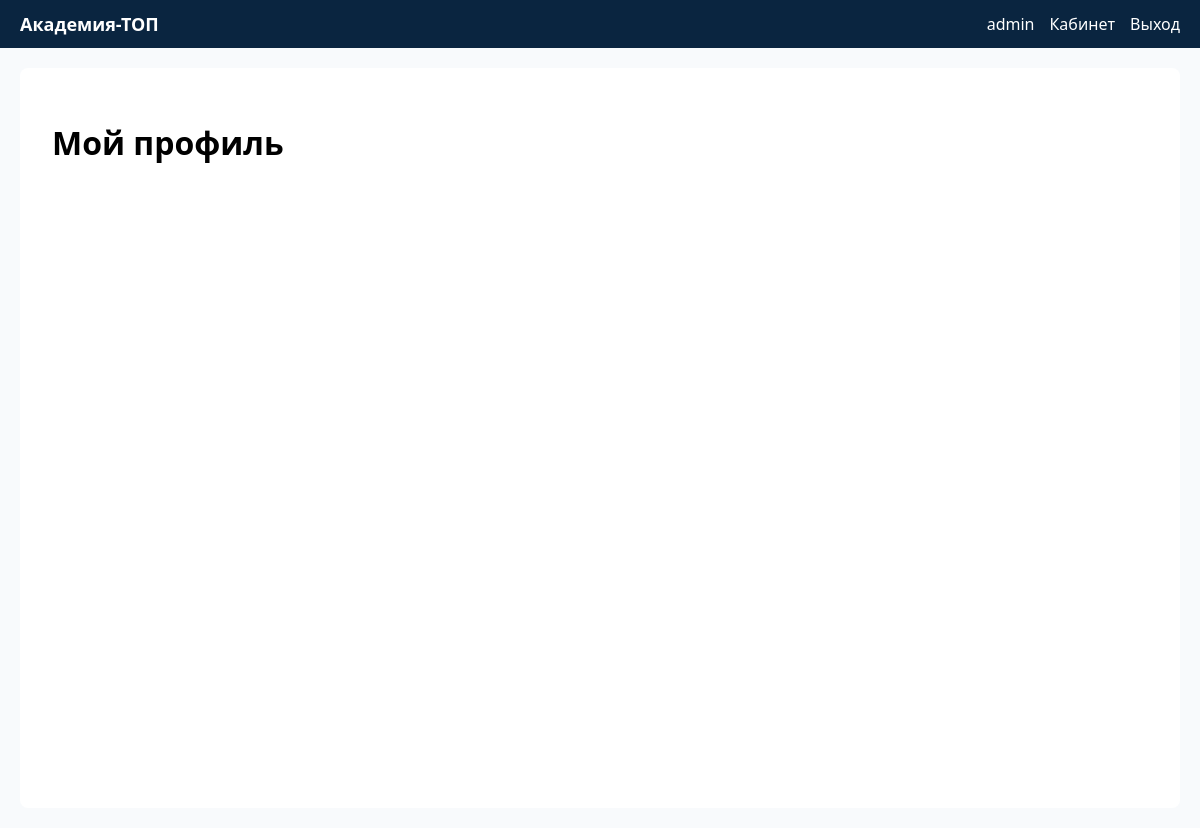
Page /dashboard/ (signed in) on the earlier database version.
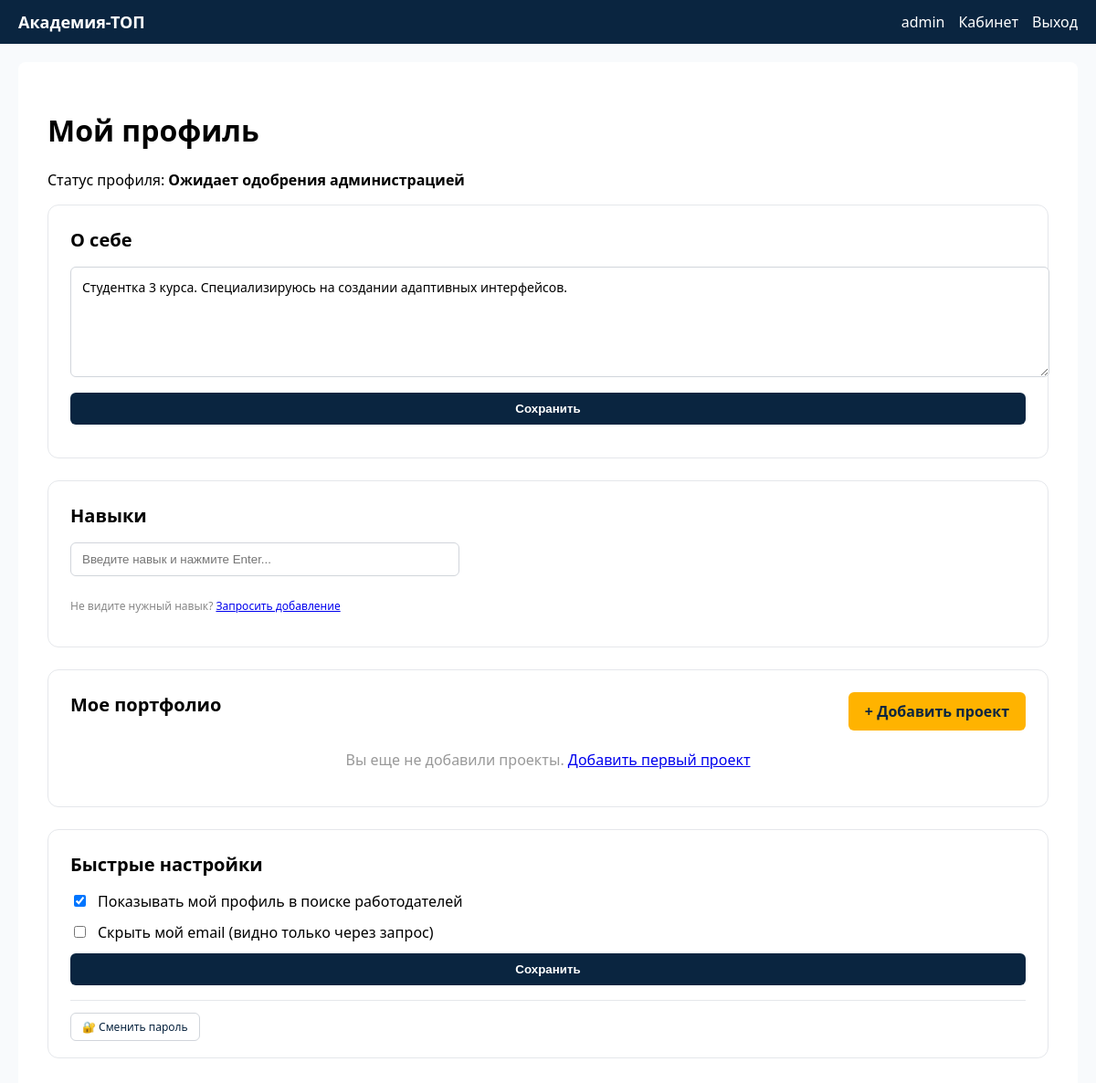
Same page on the later database version.
### portfolio/models.py (models this page shows, shortened)
class Student(models.Model):
    user = models.OneToOneField(
        User,
        on_delete=models.CASCADE,
        verbose_name="Пользователь"
    )
    full_name = models.CharField(
        max_length=200,
        verbose_name="ФИО"
    )
    student_card_number = models.CharField(
        max_length=50,
        blank=True,
        verbose_name="Номер студенческого билета"
    )
    course = models.CharField(
        max_length=100,
        verbose_name="Группа / Специальность"
    )
    social_link = models.URLField(
        blank=True,
        verbose_name="Ссылка на соцсеть"
    )
    is_approved = models.BooleanField(
        default=False,
        verbose_name="Профиль одобрен администратором"
    )
    photo = models.ImageField(
        upload_to='students/photos/',
        blank=True,
        null=True,
        verbose_name="Фотография"
    )
    data_processing_consent = models.BooleanField(
        default=False,
        verbose_name="Согласие на обработку данных"
    )
    contact_email = models.EmailField(
        blank=True,
        verbose_name="Контактный email"
    )
    rejection_reason = models.TextField(
        blank=True,
        verbose_name="Причина отказа администратора"
    )
    skills = models.ManyToManyField(
        Skill,
        blank=True,
        related_name='students',
        verbose_name="Навыки"
    )
    hide_contacts = models.BooleanField(
        default=False,
        verbose_name="Скрыть контакты"
    )
    is_private = models.BooleanField(
        default=False,
        verbose_name="Сделать профиль приватным"
    )
    created_at = models.DateTimeField(
        auto_now_add=True,
        verbose_name="Дата создания"
    )
    updated_at = models.DateTimeField(
        auto_now=True,
        verbose_name="Дата обновления"
    )
    class Meta:
        verbose_name = "Студент"
        verbose_name_plural = "Студенты"
        ordering = ['full_name']

### portfolio/views.py (the view)
# urls.py: path('dashboard/', portfolio_views.dashboard, name='dashboard'),
@login_required
def dashboard(request):
	if hasattr(request.user, 'employer'):
		employer = request.user.employer
		profile_status = 'Ожидает одобрения администрацией'
		if employer.is_approved:
			profile_status = 'Работодатель одобрен'
		return render(request, 'portfolio/dashboard.html', {'employer': employer, 'profile_status': profile_status})
	if hasattr(request.user, 'student'):
		student = request.user.student
		profile_status = 'Ожидает одобрения администрацией'
		if student.is_approved:
			profile_status = 'Одобрен и виден на доске почета'
		achievements_pending_count = student.achievements.filter(is_approved=False).count()
		return render(request, 'portfolio/dashboard.html', {
			'student': student,
			'profile_status': profile_status,
			'achievements_pending_count': achievements_pending_count
		})
	return render(request, 'portfolio/dashboard.html', {'student': None, 'profile_status': 'Неопределен'})

### portfolio/templates/portfolio/dashboard.html (shortened to what this page needs)
{% extends 'base.html' %}
{% block content %}
<div class="dashboard-wrapper">
    <main class="dashboard-main">
        <div class="dashboard-content">
            <h1>Мой профиль</h1>
            {% if employer %}
                <p>Вы зарегистрированы как работодатель: <strong>{{ employer.company_name }}</strong></p>
                <p>Статус: <strong>{{ profile_status }}</strong></p>
                <p>После одобрения администрацией вы получите доступ к запросам контактов студентов.</p>
            {% elif student %}
                <p>Статус профиля: <strong>{{ profile_status }}</strong></p>
            {% endif %}
            {% if student %}
            <section class="profile-section">
                <h2>О себе</h2>
                <form method="post" action="/dashboard/update-bio/">
                    <textarea name="bio" placeholder="Расскажите о себе, ваших интересах и целях..." rows="5" class="textarea-field">Студентка 3 курса. Специализируюсь на создании адаптивных интерфейсов.</textarea>
                    <button type="submit" class="btn-primary">Сохранить</button>
                </form>
            </section>
            <section class="profile-section">
                <h2>Навыки</h2>
                <div class="skills-input">
                    <input type="text" id="skill-input" placeholder="Введите навык и нажмите Enter...">
                </div>
                <p style="color:#888; font-size:12px;">Не видите нужный навык? <a href="#">Запросить добавление</a></p>
            </section>
            <section class="profile-section">
                <div style="display: flex; justify-content: space-between; align-items: center; margin-bottom: 20px;">
                    <h2>Мое портфолио</h2>
                    <a href="/add-project/" class="btn-add-project">+ Добавить проект</a>
                </div>
                {% if student.achievements.all %}
                    <div class="projects-list">
                        {% for project in student.achievements.all %}
                            <div class="project-item">
                                <div class="project-status">
                                    {% if project.is_approved %}
                                        <span class="status-badge approved">✓ Одобрено</span>
                                    {% elif project.is_approved == False and project.admin_comment %}
                                        <span class="status-badge rejected">✕ Требуются правки</span>
                                    {% else %}
                                        <span class="status-badge pending">⏳ На проверке</span>
                                    {% endif %}
                                </div>
                                <div class="project-details">
                                    <h3>{{ project.title }}</h3>
                                    <p>{{ project.description|truncatewords:15 }}</p>
                                    <small>{{ project.get_achievement_type_display }} • {{ project.date_achieved }}</small>
                                </div>
                                <div class="project-actions">
                                    {% if not project.is_approved %}
                                        <a href="/edit-project/{{ project.id }}/" class="action-btn">Редактировать</a>
                                    {% endif %}
                                    {% if project.admin_comment %}
                                        <button class="action-btn warning" data-comment="{{ project.admin_comment }}">📝 Комментарий</button>
                                    {% endif %}
                                </div>
                            </div>
                        {% endfor %}
                    </div>
                {% else %}
                    <p style="text-align: center; color: #999;">Вы еще не добавили проекты. <a href="/add-project/">Добавить первый проект</a></p>
                {% endif %}
            </section>
            <section class="profile-section">
                <h2>Быстрые настройки</h2>
                <form method="post" action="/dashboard/update-privacy/">
                    <label class="checkbox-label">
                        <input type="checkbox" name="show_profile" {% if not student.is_private %}checked{% endif %}>
                        <span>Показывать мой профиль в поиске работодателей</span>
                    </label>
                    <label class="checkbox-label">
                        <input type="checkbox" name="hide_email" {% if student.hide_contacts %}checked{% endif %}>
                        <span>Скрыть мой email (видно только через запрос)</span>
                    </label>
                    <button type="submit" class="btn-primary">Сохранить</button>
                </form>
                <hr>
                <a href="/change-password/" class="action-btn">🔐 Сменить пароль</a>
            </section>
            {% endif %}
        </div>
    </main>
</div>
{% endblock %}

### portfolio/templates/base.html (shortened to what this page needs)
<!DOCTYPE html>
<html lang="ru">
<head>
    <link rel="stylesheet" href="/static/style.css">
</head>
<body>
    <nav style="background: #0a2540; color: #fff; padding: 12px 20px; display: flex; justify-content: space-between; align-items: center;">
        <a href="/" style="color: #fff; text-decoration: none; font-weight: bold; font-size: 18px;">Академия-ТОП</a>
        <div style="display: flex; gap: 15px;">
            {% if user.is_authenticated %}
                <span>{{ user.username }}</span>
                {% if user.is_staff %}
                    <a href="/admin/" style="color: #fff; text-decoration: none;">Кабинет</a>
                {% else %}
                    <a href="/dashboard/" style="color: #fff; text-decoration: none;">Кабинет</a>
                {% endif %}
                <a href="/logout/" style="color: #fff; text-decoration: none;">Выход</a>
            {% else %}
                <a href="/signup/" style="color: #fff; text-decoration: none;">Регистрация</a>
                <a href="/login/" style="color: #fff; text-decoration: none;">Вход</a>
            {% endif %}
        </div>
    </nav>
    {% block content %}{% endblock %}
</body>
</html>

### portfolio/static/style.css (style rules this page uses)
body { font-family: 'Segoe UI', Arial, sans-serif; background: #f8fafc; margin: 0; padding: 0; }
.profile-section { background: #fff; padding: 24px; border-radius: 12px; margin-bottom: 24px; border: 1px solid #e5e7eb; }
.profile-section h2 { margin-top: 0; margin-bottom: 16px; font-size: 20px; }
.btn-primary { display: block; width: 100%; background: #ffb300; color: #0a2540; border: none; padding: 12px 16px; border-radius: 8px; font-weight: 700; cursor: pointer; margin-bottom: 12px; }

### portfolio/templates/portfolio/dashboard.html (style rules this page uses)
.dashboard-wrapper { display: grid; grid-template-columns: 1fr; gap: 20px; padding: 20px; background: #f8fafc; min-height: calc(100vh - 60px); }
.dashboard-main { background: #fff; border-radius: 8px; padding: 32px; }
.profile-section { border-bottom: 1px solid #e5e7eb; padding-bottom: 24px; margin-bottom: 24px; }
.profile-section h2 { margin-top: 0; }
.textarea-field { width: 100%; padding: 12px; border: 1px solid #d1d5db; border-radius: 6px; font-family: inherit; font-size: 14px; resize: vertical; }
.skills-input input { width: 100%; max-width: 400px; padding: 10px 12px; border: 1px solid #d1d5db; border-radius: 6px; margin-bottom: 12px; }
.btn-add-project { background: #ffb300; color: #0a2540; border: none; padding: 10px 18px; border-radius: 6px; font-weight: 700; cursor: pointer; text-decoration: none; display: inline-block; }
.action-btn { padding: 6px 12px; border: 1px solid #d1d5db; border-radius: 6px; background: #fff; color: #0a2540; cursor: pointer; font-size: 12px; text-decoration: none; }
.checkbox-label { display: flex; align-items: center; gap: 10px; margin-bottom: 12px; cursor: pointer; }
.checkbox-label input { cursor: pointer; }
.btn-primary { background: #0a2540; color: #fff; border: none; padding: 10px 20px; border-radius: 6px; font-weight: 700; cursor: pointer; margin-top: 12px; }
hr { border: none; border-top: 1px solid #e5e7eb; margin: 16px 0; }

Differences in the rows shown:
added Student: is_private "☑"
Other differences:
{{ profile_status }}: (not shown) → "Ожидает одобрения администрацией"
form field bio: (not shown) → "Студентка 3 курса. Специализируюсь на создании адаптивных интерфейсов."
text now shown: "Статус профиля: О себе Сохранить Навыки Не видите нужный навык? Запросить добавление Мое портфолио + Добавить проект Вы еще не добавили проекты. Добавить первый проект Быстрые настройки Показывать мой профиль в поиске работодателей Скрыть мой email (видно только через запрос) Сохранить 🔐 Сменить пароль"
